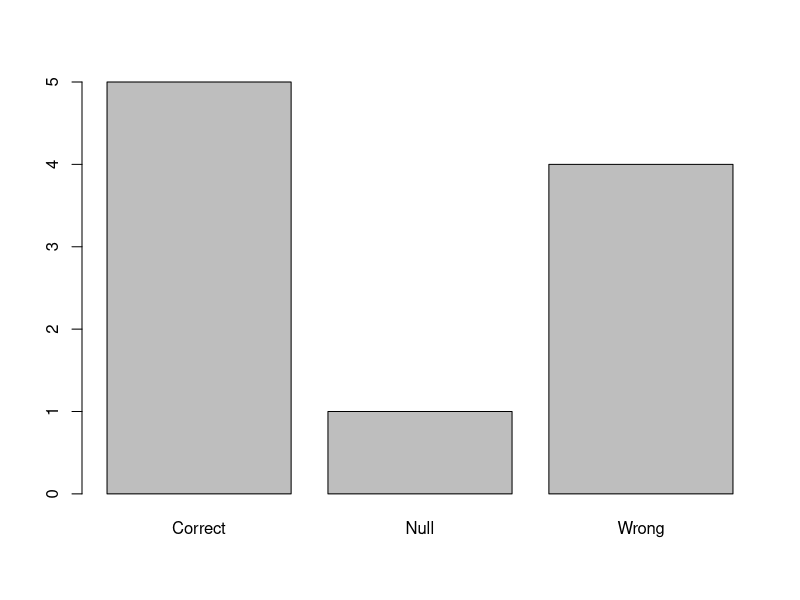

The R source for this figure:
answer = c(T,F,T,T,T,T,F,F,T,F)

answer2 = c("Correct", "Correct", "Correct","Null", "Wrong", "Wrong", "Correct","Wrong","Correct","Wrong")

# we will factor


answerFactor = factor(answer2, levels = c("Correct","Wrong","Null"))
answer2
answerFactor # factors and levels

# summary = statistical information

# example 
v1 = c(1,2,3,4,5)
summary(v1)

summary(answer2)
summary(answerFactor) # factor result, 5 Correct, 4 Wrong, 1 Null

# Alphabetical orders if we do not use the level method.

answerFactor2 = factor(answer2)
answerFactor2
summary(answerFactor2)


plot(answerFactor2) # x-y plotting



